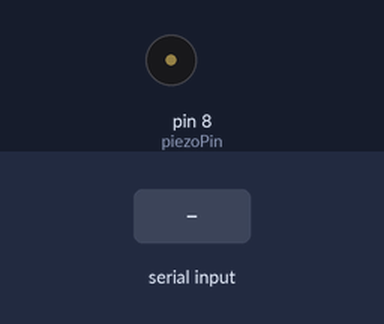
Bench run of a sketch on a simulated Arduino Uno, built with avr-gcc and run on an emulated ATmega328P. Parts: buzzer (waves = sounding). The inputs (shaded band) are chosen by the test bench. What the sketch prints to the serial monitor is not drawn.

Above: at 1.2 s.
1.3 s: "PLAY_TONE\n" received over Serial
At 1.46 s:
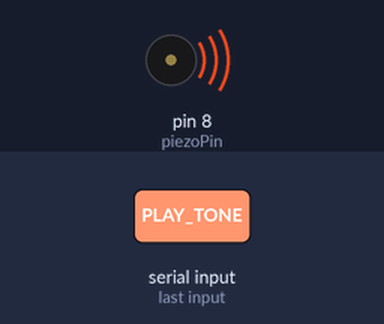
Timing chart, 0 to 4.3 s (numbered marks = the images above; inputs shaded):
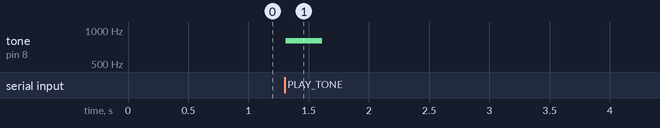

The sketch:

INCORRECT_BUZZER_SOUND.ino
```cpp
const int piezoPin = 8;
const int duration = 300;
const int frequency = 800;

void setup() {
  Serial.begin(9600);
  pinMode(piezoPin, OUTPUT);
}

void loop() {
  if (Serial.available() > 0) {
    String command = Serial.readStringUntil('\n');
    if (command == "PLAY_TONE") {
      tone(piezoPin, frequency, duration);
      delay(duration);
      noTone(piezoPin);
    }
    Serial.println("OK");
  }
}
```

Measured:
- after the input at 1.3 s, tone on pin 8 (piezoPin): silent → 800 Hz at once, → silent 0.30 s later
